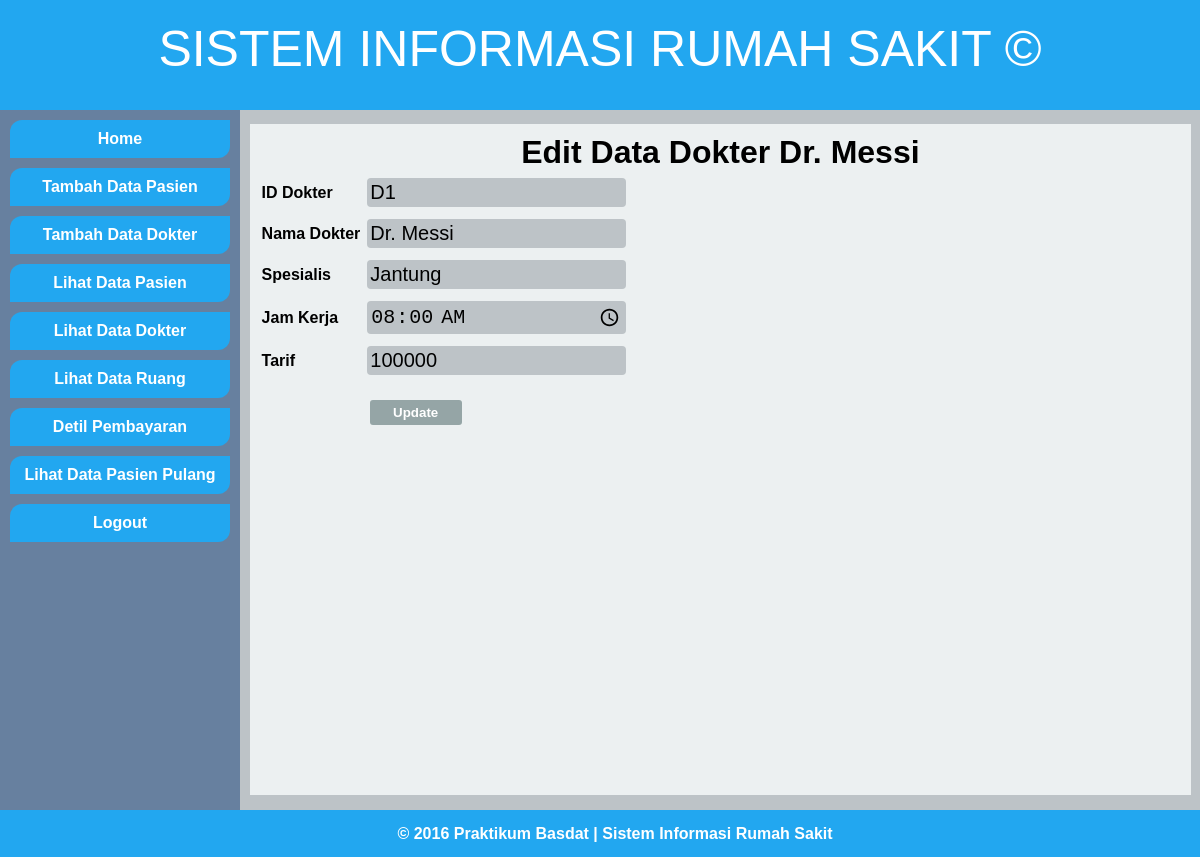
The page /Admin/proses/aksi data.php?page=edit-dokter&ID_DOKTER=D1 on the database its author committed.
### tables this page shows
CREATE TABLE `dokter` (
  `ID_DOKTER` varchar(30) NOT NULL,
  `NAMA_DOKTER` varchar(30) DEFAULT NULL,
  `SPESIALIS` varchar(30) DEFAULT NULL,
  `JAM_KERJA` time DEFAULT NULL,
  `TARIF_DOKTER` int(11) DEFAULT NULL
);

### Admin/menu/edit dokter.php (the view, shortened to what this page needs)
<!DOCTYPE html>
<html>
<head>
	<link rel="stylesheet" type="text/css" href="../../Tampilan/tampilan admin.css">
	<link rel="stylesheet" type="text/css" href="../../Tampilan/tambah data.css">
</head>
<body>
	<?php
	if (isset($_GET['ID_DOKTER'])) {
		$ID_DOKTER = $_GET['ID_DOKTER'];
	} else {
		header('Location: lihat dokter.php');
	}
	$query = "SELECT * FROM dokter WHERE ID_DOKTER = '$ID_DOKTER'";
	$sql = mysql_query ($query);
	$hasil = mysql_fetch_array ($sql);
	$ID_DOKTER = $hasil['ID_DOKTER'];
	$NAMA_DOKTER = $hasil['NAMA_DOKTER'];
	$SPESIALIS = $hasil['SPESIALIS'];
	$JAM_KERJA = $hasil['JAM_KERJA'];
	$TARIF_DOKTER= $hasil['TARIF_DOKTER'];
	?>
	<div class="main">
		<div class="header">SISTEM INFORMASI RUMAH SAKIT &copy;</div>
		<div class="sidebar">
			<div class="menu">
				<ul>
					<li><a href="../main menu.php">Home</a></li>
					<li><a href="../menu/tambah pasien.php">Tambah Data Pasien</a></li>
					<li><a href="../menu/tambah dokter.php">Tambah Data Dokter</a></li>
					<li><a href="../menu/lihat pasien.php"> Lihat Data Pasien </a></li>
					<li><a href="../menu/lihat dokter.php"> Lihat Data Dokter </a></li>
					<li><a href="../menu/lihat ruang.php"> Lihat Data Ruang </a></li>
					<li><a href="../menu/detil pembayaran.php"> Detil Pembayaran </a></li>
					<li><a href="../menu/pasien pulang.php"> Lihat Data Pasien Pulang </a></li>
					<li><a href="../index.php">Logout</a></li>
				</ul>
			</div>
		</div>
		<div class="center">
			<form action="" method="POST" class="form-tambah" name="edit">
				<h1 align="center">Edit Data Dokter <?php echo $NAMA_DOKTER; ?></h1>
				<table>
					<tr >
						<td>ID Dokter </td>
						<td><input type="text" name="ID_DOKTER"  value="<?php echo $ID_DOKTER; ?>" class="tabel-input" ><br></td>
					</tr>
					<tr>
						<td>Nama Dokter</td>
						<td><input type="text" name="NAMA_DOKTER" value="<?php echo $NAMA_DOKTER; ?>" class="tabel-input"><br></td>
					</tr>
					<tr>
						<td>Spesialis</td>
						<td><input type="text" name="SPESIALIS" value="<?php echo $SPESIALIS; ?>"class="tabel-input"><br></td>
					</tr>
					<tr>
						<td>Jam Kerja</td>
						<td><input type="time" name="JAM_KERJA" value="<?php echo $JAM_KERJA; ?>" class="tabel-input"><br></td>
					</tr>
					<tr>
						<td>Tarif</td>
						<td><input type="text" name="TARIF_DOKTER" value="<?php echo $TARIF_DOKTER; ?>" class="tabel-input"><br></td>
					</tr>
				</table>
				<a href="edit dokter.php"><button type="submit" name="edit" class="tombol-tambah-dokter">Update</button></a>
			</form>
		</div>
		<div class="footer">
			<p>&copy; 2016 Praktikum Basdat | Sistem Informasi Rumah Sakit</p>
		</div>
	</div>
</body>
</html>

### Tampilan/tampilan admin.css (style rules this page uses)
* { margin: 0; padding: 0; }
.main { width: 100%; margin: 0 auto; overflow: hidden; font-family:Arial; }
.header { width: 100%; height: 90px; background:rgba(34, 167, 240,1); text-align: center; font-size: 50px; padding-top: 20px; color: #ffffff; }
.sidebar { width: 20%; height: 700px; background:rgba(103, 128, 159,1); float: left; }
.menu { margin-top: 10px; height: 500px; }
.menu li { background:rgba(34, 167, 240,1); margin: 10px; list-style: none; padding: 10px; text-align: center; -webkit-border-radius: 12px 0 12px 0; }
.menu a { text-decoration: none; font-weight: bolder; font-family:Arial; color: #ffffff; }
.center { width: 80%; height: 700px; background:rgba(189, 195, 199,1.0); float: left; font-weight: bolder; }
.footer { width: 100%; height: 17px; background:rgba(34, 167, 240,1); font-weight: bolder; font-family:Arial; clear: both; padding: 15px; }
.footer p { text-align: center; color: #ffffff; }

### Tampilan/tambah data.css (style rules this page uses)
.form-tambah { position: relative; width: 96%; height: 93%; background: #ecf0f1; top: 2%; left: 1%; padding: 10px; }
.tombol-tambah-dokter { background: #95a5a6; border: none; padding: 5px; font-weight: bolder; margin: 2% 0 0 110px; color:#ffffff; width: 10%; -webkit-border-radius: 3px 3px 3px 3px; }
.tabel-input { font-size: 20px; margin: 5px; padding: 3px; border: none; background:rgba(189, 195, 199,1.0); width: 90%; height: 80%; -webkit-border-radius: 4px 4px 4px 4px; }

### rows shown on the page
dokter: NAMA_DOKTER "Dr. Messi", ID_DOKTER "D1", SPESIALIS "Jantung", JAM_KERJA "08:00:00", TARIF_DOKTER "100000"
